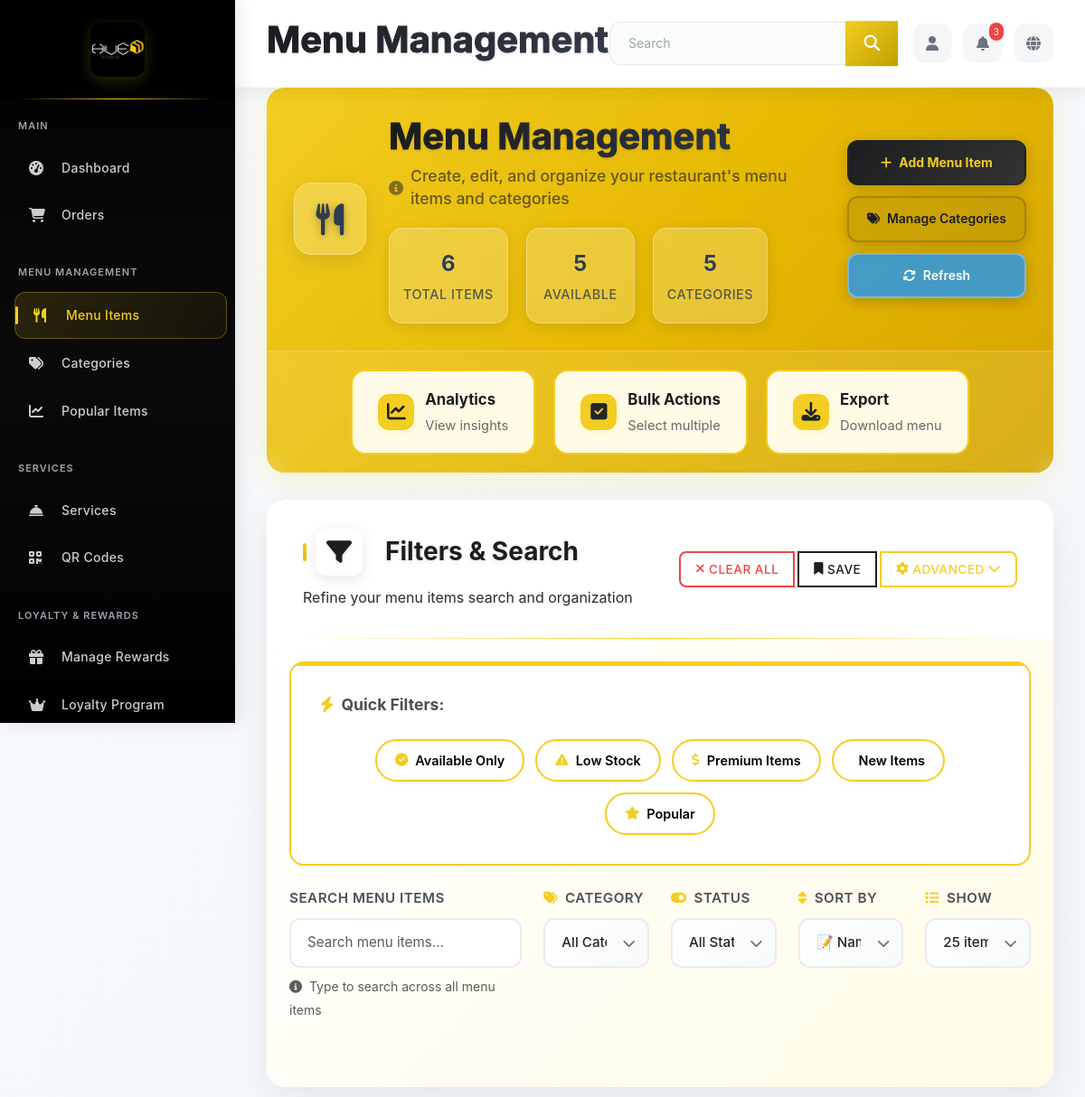
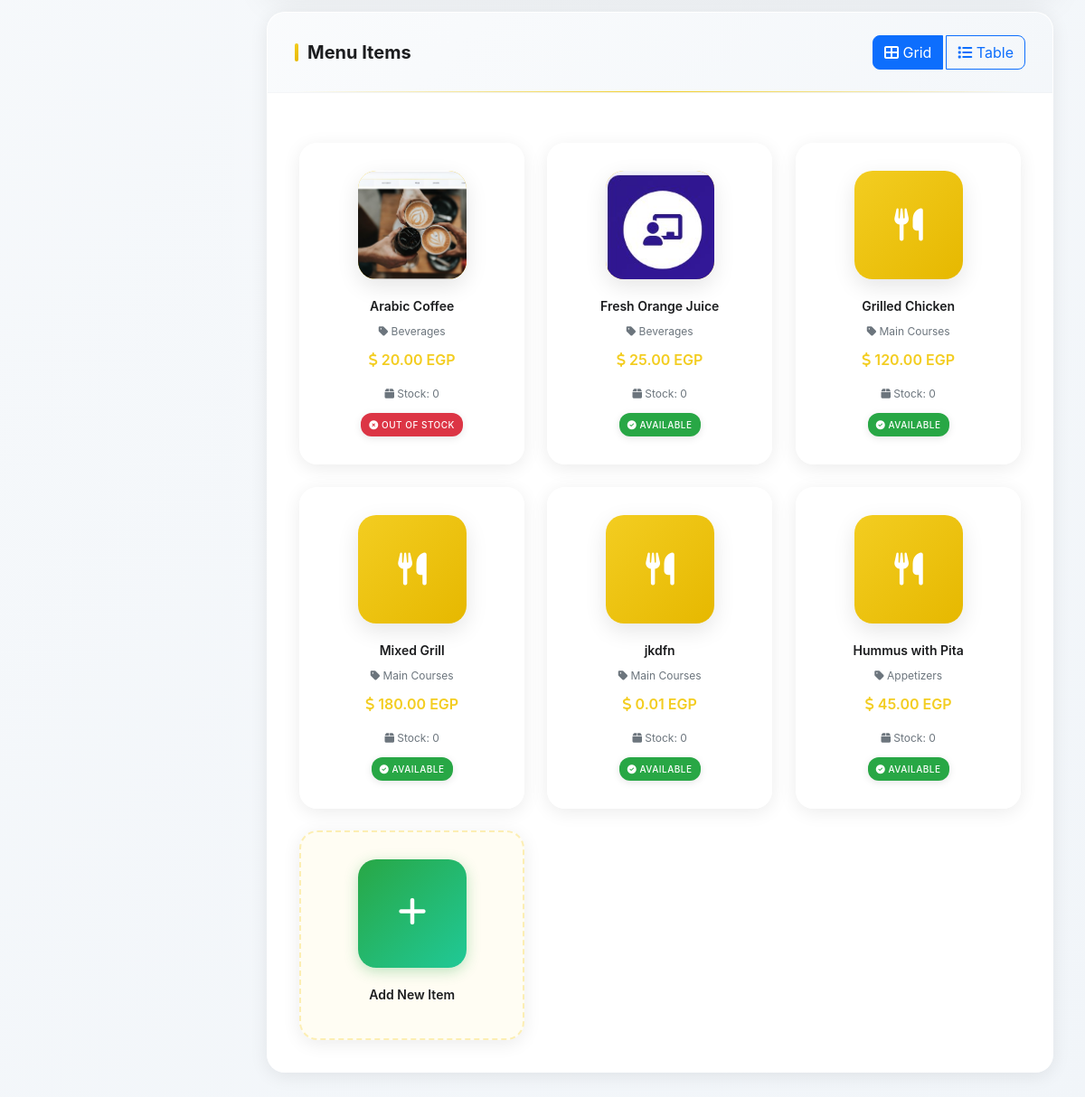
/admin/menu (signed in), run on the app's committed database (2 pictures, top to bottom).
### app/models.py (models this page shows, shortened)
class MenuItem(db.Model):
    __tablename__ = 'menu_items'
    item_id = db.Column(db.Integer, primary_key=True)
    name = db.Column(db.String(100), nullable=False)
    description = db.Column(db.Text, nullable=True)
    price = db.Column(Numeric(10, 2), nullable=False)  # EGP
    category_id = db.Column(db.Integer, db.ForeignKey('categories.category_id'), nullable=False)
    image_url = db.Column(db.String(255), nullable=True)
    stock = db.Column(db.Integer, nullable=False, default=0)
    status = db.Column(db.Enum('available', 'out_of_stock', 'discontinued', name='item_status'),
                      nullable=False, default='available')
    ingredients = db.Column(db.Text, nullable=True)
    calories = db.Column(db.Integer, nullable=True)
    preparation_time = db.Column(db.Integer, nullable=True)  # in minutes
    allergens = db.Column(db.String(255), nullable=True)
    serving_size = db.Column(db.String(50), nullable=True)
    dietary_info = db.Column(db.String(255), nullable=True)  # vegetarian, vegan, gluten-free, etc.
    created_at = db.Column(db.DateTime, default=datetime.utcnow)
    updated_at = db.Column(db.DateTime, default=datetime.utcnow, onupdate=datetime.utcnow)
    order_items = db.relationship('OrderItem', backref='menu_item', lazy='dynamic')
    images = db.relationship('MenuItemImage', backref='menu_item', lazy='dynamic')
    feedback = db.relationship('Feedback', backref='menu_item', lazy='dynamic')
    reward_items = db.relationship('RewardItem', backref='menu_item', lazy='dynamic')

class Category(db.Model):
    __tablename__ = 'categories'
    category_id = db.Column(db.Integer, primary_key=True)
    name = db.Column(db.String(100), nullable=False)
    description = db.Column(db.Text, nullable=True)
    display_order = db.Column(db.Integer, nullable=False, default=0)
    is_active = db.Column(db.Boolean, default=True)
    created_at = db.Column(db.DateTime, default=datetime.utcnow)
    menu_items = db.relationship('MenuItem', backref='category', lazy='dynamic')

### app/modules/admin/routes.py (the view)
@bp.route('/menu')
@login_required
def menu_management():
    if not current_user.is_admin():
        return redirect(url_for('main.index'))
    from sqlalchemy.orm import joinedload
    categories = Category.query.filter_by(is_active=True).order_by(Category.display_order).all()
    menu_items = MenuItem.query.options(joinedload(MenuItem.category)).join(Category).order_by(
        Category.display_order, MenuItem.name
    ).all()
    return render_template('menu_management.html', categories=categories, menu_items=menu_items)

### app/modules/admin/templates/menu_management.html (shortened to what this page needs)
{% extends "base.html" %}
{% block page_title %}Menu Management{% endblock %}
{% block content %}
<div class="page-header">
    <div class="header-background">
        <div class="header-pattern"></div>
        <div class="header-gradient"></div>
    </div>
    <div class="header-content">
        <div class="header-icon-container">
            <div class="header-icon">
                <i class="fas fa-utensils"></i>
            </div>
        </div>
        <div class="header-text">
            <h1 class="page-title">Menu Management</h1>
            <p class="page-description">
                <i class="fas fa-info-circle"></i>
                Create, edit, and organize your restaurant's menu items and categories
            </p>
            <div class="header-stats">
                <div class="stat-item">
                    <span class="stat-number">{{ menu_items|length if menu_items else 0 }}</span>
                    <span class="stat-label">Total Items</span>
                </div>
                <div class="stat-item">
                    <span class="stat-number">{{ menu_items|selectattr('status', 'equalto', 'available')|list|length if menu_items else 0 }}</span>
                    <span class="stat-label">Available</span>
                </div>
                <div class="stat-item">
                    <span class="stat-number">{{ categories|length if categories else 0 }}</span>
                    <span class="stat-label">Categories</span>
                </div>
            </div>
        </div>
        <div class="header-actions">
            <a href="{{ url_for('admin.add_menu_item') }}" class="header-btn header-btn-primary">
                <i class="fas fa-plus"></i>
                <span>Add Menu Item</span>
            </a>
            <a href="{{ url_for('admin.category_management') }}" class="header-btn header-btn-secondary">
                <i class="fas fa-tags"></i>
                <span>Manage Categories</span>
            </a>
            <button type="button" class="header-btn header-btn-refresh" onclick="refreshPage()">
                <i class="fas fa-sync-alt"></i>
                <span>Refresh</span>
            </button>
        </div>
    </div>
    <div class="header-quick-actions">
        <a href="{{ url_for('admin.popular_items_analytics') }}" class="quick-action-btn analytics-btn">
            <div class="quick-action-icon">
                <i class="fas fa-chart-line"></i>
            </div>
            <div class="quick-action-text">
                <span class="action-title">Analytics</span>
                <span class="action-subtitle">View insights</span>
            </div>
        </a>
        <button type="button" class="quick-action-btn bulk-action-btn" onclick="toggleBulkActions()">
            <div class="quick-action-icon">
                <i class="fas fa-check-square"></i>
            </div>
            <div class="quick-action-text">
                <span class="action-title">Bulk Actions</span>
                <span class="action-subtitle">Select multiple</span>
            </div>
        </button>
        <button type="button" class="quick-action-btn export-btn" onclick="exportMenu()">
            <div class="quick-action-icon">
                <i class="fas fa-download"></i>
            </div>
            <div class="quick-action-text">
                <span class="action-title">Export</span>
                <span class="action-subtitle">Download menu</span>
            </div>
        </button>
    </div>
</div>
<div class="admin-card mb-4 filters-search-card">
    <div class="card-header enhanced-filter-header">
        <div class="d-flex justify-content-between align-items-center">
            <div class="filter-header-left">
                <h3 class="card-title filter-main-title">
                    <div class="filter-icon-wrapper">
                        <i class="fas fa-filter"></i>
                    </div>
                    <span>Filters & Search</span>
                </h3>
                <p class="filter-subtitle">Refine your menu items search and organization</p>
            </div>
            <div class="filter-actions enhanced-actions">
                <div class="btn-group" role="group">
                    <button type="button" class="btn btn-outline-danger btn-sm filter-action-btn" id="clearAllFilters">
                        <i class="fas fa-times me-1"></i>Clear All
                    </button>
                    <button type="button" class="btn btn-outline-info btn-sm filter-action-btn" id="saveFilters">
                        <i class="fas fa-bookmark me-1"></i>Save
                    </button>
                    <button type="button" class="btn btn-outline-primary btn-sm filter-action-btn" id="toggleAdvancedFilters">
                        <i class="fas fa-cog me-1"></i>Advanced
                        <i class="fas fa-chevron-down ms-1 advanced-toggle-icon"></i>
                    </button>
                </div>
            </div>
        </div>
    </div>
    <div class="card-body enhanced-filter-body">
        <div class="quick-filters-section mb-4">
            <div class="quick-filters-label">
                <i class="fas fa-zap me-2"></i>
                <span>Quick Filters:</span>
            </div>
            <div class="quick-filters-container">
                <button type="button" class="quick-filter-pill" data-filter="available">
                    <i class="fas fa-check-circle"></i>
                    Available Only
                </button>
                <button type="button" class="quick-filter-pill" data-filter="low_stock">
                    <i class="fas fa-exclamation-triangle"></i>
                    Low Stock
                </button>
                <button type="button" class="quick-filter-pill" data-filter="high_price">
                    <i class="fas fa-dollar-sign"></i>
                    Premium Items
                </button>
                <button type="button" class="quick-filter-pill" data-filter="new_items">
                    New Items
                </button>
                <button type="button" class="quick-filter-pill" data-filter="popular">
                    <i class="fas fa-star"></i>
                    Popular
                </button>
            </div>
        </div>
        <div class="filters-container">
            <div class="row g-4 justify-content-center">
                <div class="col-lg-4 col-md-6">
                    <div class="filter-group enhanced-search-group">
                        <label for="menuSearch" class="filter-label">
                            Search Menu Items
                        </label>
                        <div class="enhanced-search-wrapper">
                            <input type="text"
                                   class="form-control enhanced-search-input"
                                   id="menuSearch"
                                   placeholder="Search menu items..."
                                   aria-label="Search menu items">
                        </div>
                        <div class="filter-help-text">
                            <small id="searchResults" class="text-muted">
                                <i class="fas fa-info-circle me-1"></i>
                                <span id="searchResultsText">Type to search across all menu items</span>
                            </small>
                        </div>
                    </div>
                </div>
                <div class="col-lg-2 col-md-3 col-sm-6">
                    <div class="filter-group">
                        <label for="categoryFilter" class="filter-label">
                            <i class="fas fa-tags me-2"></i>Category
                        </label>
                        <div class="enhanced-select-wrapper">
                            <select class="form-select enhanced-select" id="categoryFilter">
                                <option value="">All Categories</option>
                            </select>
                            <div class="select-icon">
                                <i class="fas fa-chevron-down"></i>
                            </div>
                        </div>
                    </div>
                </div>
                <div class="col-lg-2 col-md-3 col-sm-6">
                    <div class="filter-group">
                        <label for="statusFilter" class="filter-label">
                            <i class="fas fa-toggle-on me-2"></i>Status
                        </label>
                        <div class="enhanced-select-wrapper">
                            <select class="form-select enhanced-select" id="statusFilter">
                                <option value="">All Status</option>
                            </select>
                            <div class="select-icon">
                                <i class="fas fa-chevron-down"></i>
                            </div>
                        </div>
                    </div>
                </div>
                <div class="col-lg-2 col-md-3 col-sm-6">
                    <div class="filter-group">
                        <label for="sortBy" class="filter-label">
                            <i class="fas fa-sort me-2"></i>Sort By
                        </label>
                        <div class="enhanced-select-wrapper">
                            <select class="form-select enhanced-select" id="sortBy">
                                <option value="name_asc">📝 Name (A-Z)</option>
                            </select>
                            <div class="select-icon">
                                <i class="fas fa-chevron-down"></i>
                            </div>
                        </div>
                    </div>
                </div>
                <div class="col-lg-2 col-md-3 col-sm-6">
                    <div class="filter-group">
                        <label for="itemsPerPage" class="filter-label">
                            <i class="fas fa-list me-2"></i>Show
                        </label>
                        <div class="enhanced-select-wrapper">
                            <select class="form-select enhanced-select" id="itemsPerPage">
                                <option value="25" selected>25 items</option>
                            </select>
                            <div class="select-icon">
                                <i class="fas fa-chevron-down"></i>
                            </div>
                        </div>
                    </div>
                </div>
            </div>
        </div>
    </div>
</div>
<div class="admin-card mb-4">
    <div class="card-header d-flex justify-content-between align-items-center">
        <h3 class="card-title mb-0">Menu Items</h3>
        <div class="view-toggle btn-group">
            <button type="button" class="btn btn-outline-primary active" id="gridViewBtn">
                <i class="fas fa-th-large"></i> Grid
            </button>
            <button type="button" class="btn btn-outline-primary" id="tableViewBtn">
                <i class="fas fa-list"></i> Table
            </button>
        </div>
    </div>
    <div id="gridView" class="card-body">
        <div class="menu-items-grid">
            {% for item in menu_items %}
            <div class="menu-item-card"
                 data-name="{{ item.name }}"
                 data-category="{{ item.category.name }}"
                 data-status="{{ item.status }}"
                 data-price="{{ item.price }}"
                 data-stock="{{ item.stock }}"
                 data-popularity="{{ item.popularity|default(0) }}"
                 data-is-new="{{ 'true' if item.is_new else 'false' }}">
                <div class="menu-item-image-container">
                    {% if item.image_url %}
                        <img src="{{ url_for('static', filename='uploads/menu_images/' + item.image_url) }}"
                             alt="{{ item.name }}"
                             class="menu-item-image">
                    {% else %}
                        <i class="fas fa-utensils"></i>
                    {% endif %}
                </div>
                <h3 class="menu-item-name">{{ item.name }}</h3>
                <div class="menu-item-category">
                    <i class="fas fa-tag"></i> {{ item.category.name }}
                </div>
                <div class="menu-item-price">
                    <i class="fas fa-dollar-sign"></i> {{ "%.2f"|format(item.price) }} EGP
                </div>
                <div class="menu-item-stock">
                    <i class="fas fa-box"></i> Stock: {{ item.stock }}
                </div>
                <div class="menu-item-status">
                    <span class="status-badge status-{{ item.status }}">
                        {% if item.status == 'available' %}
                            <i class="fas fa-check-circle"></i> Available
                        {% elif item.status == 'out_of_stock' %}
                            <i class="fas fa-times-circle"></i> Out of Stock
                        {% else %}
                            <i class="fas fa-ban"></i> Discontinued
                        {% endif %}
                    </span>
                </div>
            </div>
            {% endfor %}
            <a href="{{ url_for('admin.add_menu_item') }}" class="menu-item-card add-menu-item-card">
                <div class="menu-item-image-container">
                    <div class="add-icon">
                        <i class="fas fa-plus"></i>
                    </div>
                </div>
                <h3 class="menu-item-name">Add New Item</h3>
            </a>
        </div>
    </div>
</div>
{% endblock %}

### data on the page
MenuItem: image_url (picture), name "Arabic Coffee", category.name "Beverages", price "20.00", stock "0", status "out_of_stock" (drawn)
MenuItem: image_url (picture), name "Fresh Orange Juice", category.name "Beverages", price "25.00", stock "0", status "available" (drawn)
MenuItem: name "Grilled Chicken", category.name "Main Courses", price "120.00", stock "0", status "available" (drawn)
MenuItem: name "Mixed Grill", category.name "Main Courses", price "180.00", stock "0", status "available" (drawn)
MenuItem: name "jkdfn", category.name "Main Courses", price "0.01", stock "0", status "available" (drawn)
MenuItem: name "Hummus with Pita", category.name "Appetizers", price "45.00", stock "0", status "available" (drawn)

### other printed values
{{ menu_items|length if menu_items else 0 }} "6"
{{ categories|length if categories else 0 }} "5"
